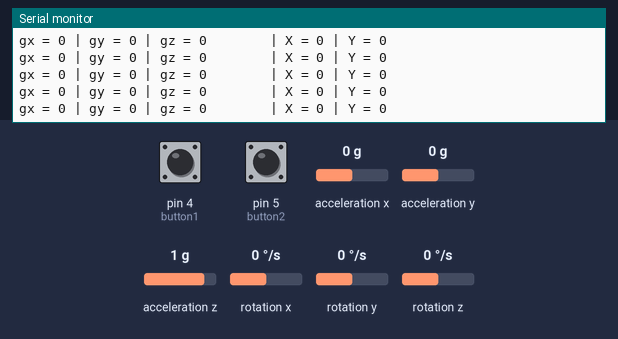
Simulated run of this sketch. Board: Arduino Leonardo, built with avr-gcc and run on an emulated ATmega32U4. On the bench: the last lines printed to the serial monitor. The test bench sets the inputs (shaded band); at power-on: rotation x 0 °/s, rotation y 0 °/s, rotation z 0 °/s, pin 4 (button1) LOW, pin 5 (button2) LOW, acceleration x 0 g, acceleration y 0 g, acceleration z 1 g.

Above: at 1.2 s.
1.3 s: rotation x set to -192 °/s
At 1.6 s:
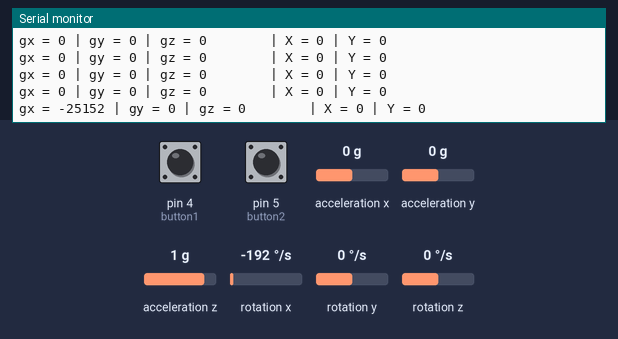
2.8 s: rotation y set to -192 °/s
At 2.84 s:
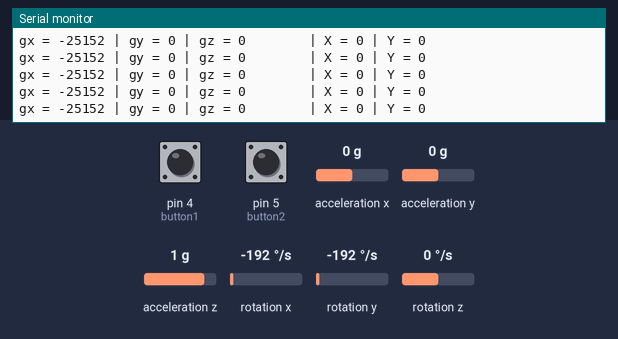
4.3 s: rotation z set to -192 °/s
At 4.49 s:
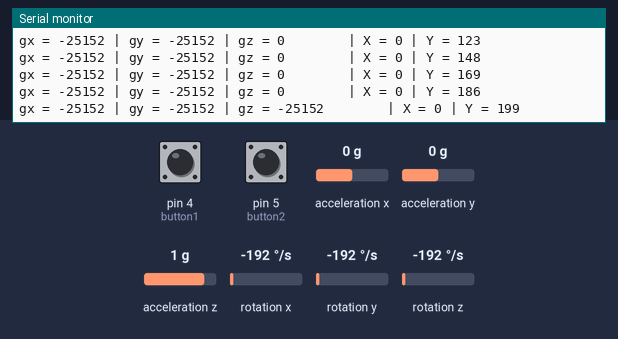
Timing chart, 0 to 7.3 s (numbered marks = the images above; inputs shaded):
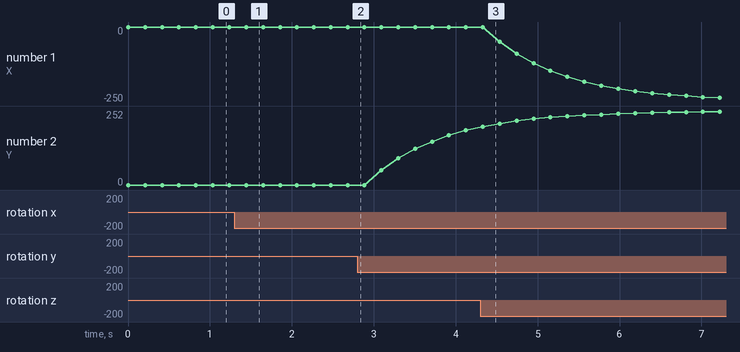

The sketch:

gyro_mouse.ino
```cpp
#include <Wire.h>
#include <I2Cdev.h>
#include <MPU6050.h>
#include <Mouse.h>

//right hand optimized!

#define LPF_ALPHA .2//alpha value for the LP Filter
//#define numMPUMeasures 6;
#define button1 4 //will map left click to opponance with pointer finger
#define button2 5 //will map right click to opponance with middle finger

MPU6050 mpu;
int16_t ax, ay, az, gx, gy, gz;
int vx, vy;

int buttonState1 = 0;
int buttonState2 = 0;

float MPUState_gyroZ;
float MPUState_gyroY;

void setup() {

  Serial.begin(9600);
  Wire.begin();
  pinMode(button1, INPUT);
  pinMode(button2, INPUT);
  mpu.initialize();
  if (!mpu.testConnection()) { while (1); }

//MPU offsets
   //mpu.setXGyroOffset(-200);
    //mpu.setYGyroOffset(76);
    //mpu.setZGyroOffset(-85);
    mpu.setZAccelOffset(1788);
}

void loop() {
  mpu.getMotion6(&ax, &ay, &az, &gx, &gy, &gz); //accelerometer then gyroscope data

//  vx = (gx+15)/150;
//  vy = -(gz-100)/150;

  Serial.print("gx = ");
  Serial.print(gx);
   Serial.print(" | gy = ");
  Serial.print(gy);
  Serial.print(" | gz = ");
  Serial.print(gz);


  Serial.print("        | X = ");
  Serial.print(vx);
  Serial.print(" | Y = ");
  Serial.println(vy);
//
//
//  Serial.print("ax = ");
//  Serial.print(ax);
//   Serial.print(" | ay = ");
//  Serial.print(ay);
//  Serial.print(" | az = ");
//  Serial.println(az);

  //moveMouseAVG(2);

//for LP filter, comment out if going unfiltered
  vy = int(readMPU_gyroY_LPF(gy));
  vx = int(readMPU_gyroZ_LPF(gz)); //happy with this function

  Mouse.move(vx, vy);

  buttonState1 = digitalRead(button1);
  buttonState2 = digitalRead(button2);

//uncomment when you're ready to deal with random clicking or have grounded the wires for pins 4 + 5
// if (buttonState1 == HIGH) {
//    Mouse.press(MOUSE_LEFT);
//    delay(100);
//    Mouse.release(MOUSE_LEFT);
//    delay(200);
//  }
//  else if(buttonState2 == HIGH) {
//    Mouse.press(MOUSE_RIGHT);
//    delay(100);
//    Mouse.release(MOUSE_RIGHT);
//    delay(200);
//  }
  delay(200);
}


void moveMouseAVG(int numSamples){ //simple average filter for gyro data (not moving avg)
  int gxsum = 0;
  //int gysum = 0;
  int gzsum = 0;
  for(int i =0; i<numSamples; i++){
    gxsum += mpu.getRotationX();
    //gysum += mpu.getRotationY();
    gzsum += mpu.getRotationZ();
    delay(20);
  }
    float newX = (gxsum/numSamples+150)/200;
    float newY = -(gzsum/numSamples-100)/200; //get y value from gz samples

  Mouse.move(newX, newY);

}


float readMPU_gyroY_LPF(int inputReading){
 float updateVal = float(inputReading);
  MPUState_gyroY = updateVal*LPF_ALPHA + MPUState_gyroY*(1-LPF_ALPHA);
  return -(MPUState_gyroY-50)/100;
}


float readMPU_gyroZ_LPF(int inputReading){
 float updateVal = float(inputReading);
  MPUState_gyroZ = updateVal*LPF_ALPHA + MPUState_gyroZ*(1-LPF_ALPHA);
  //rightHandRAmplify(); //something that amplifies pos x values because it's much harder to turn the right hand to the right (and vice versa)
  return (MPUState_gyroZ+50)/100;
}

void rightHandRAmplify(){
  float rawVal = (MPUState_gyroZ+50)/100;
  if(rawVal > 0){
    rawVal = rawVal*5;
  }
  MPUState_gyroZ = rawVal*300;
}


//int readAxis(int gyroAxis){
//  MPUState =
//}
```

Measured:
- after the input at 1.3 s, the serial monitor: prints a new line after 0.14 s (image 1)
- after the input at 4.3 s, the serial monitor: prints a new line at once (image 3)
- plotted number 1: 0 → -250 after the input at 4.3 s
- plotted number 2: 0 → 186 after the input at 2.8 s
